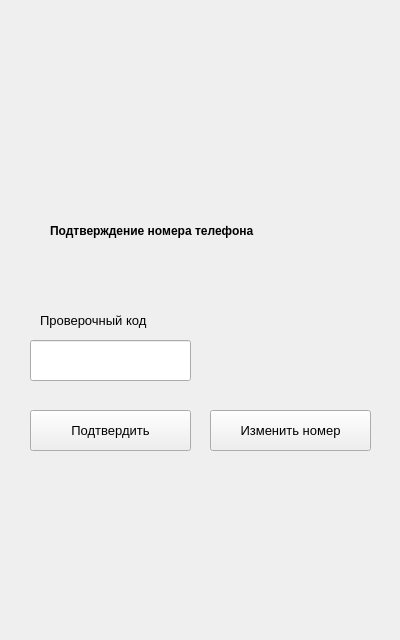
<?xml version="1.0" encoding="UTF-8"?>
<ui version="4.0">
 <class>Sms</class>
 <widget class="QWidget" name="Sms">
  <property name="geometry">
   <rect>
    <x>0</x>
    <y>0</y>
    <width>400</width>
    <height>640</height>
   </rect>
  </property>
  <property name="windowTitle">
   <string>Form</string>
  </property>
  <widget class="QPushButton" name="acceptButton">
   <property name="geometry">
    <rect>
     <x>30</x>
     <y>410</y>
     <width>161</width>
     <height>41</height>
    </rect>
   </property>
   <property name="font">
    <font>
     <pointsize>10</pointsize>
    </font>
   </property>
   <property name="text">
    <string>Подтвердить</string>
   </property>
  </widget>
  <widget class="QPushButton" name="continueButton">
   <property name="geometry">
    <rect>
     <x>210</x>
     <y>410</y>
     <width>161</width>
     <height>41</height>
    </rect>
   </property>
   <property name="font">
    <font>
     <pointsize>10</pointsize>
    </font>
   </property>
   <property name="text">
    <string>Изменить номер</string>
   </property>
  </widget>
  <widget class="QLineEdit" name="smsEdit">
   <property name="geometry">
    <rect>
     <x>30</x>
     <y>340</y>
     <width>161</width>
     <height>41</height>
    </rect>
   </property>
   <property name="font">
    <font>
     <pointsize>10</pointsize>
    </font>
   </property>
   <property name="inputMask">
    <string/>
   </property>
   <property name="text">
    <string/>
   </property>
   <property name="maxLength">
    <number>4</number>
   </property>
   <property name="cursorPosition">
    <number>0</number>
   </property>
   <property name="alignment">
    <set>Qt::AlignCenter</set>
   </property>
  </widget>
  <widget class="QLabel" name="numberLabel">
   <property name="geometry">
    <rect>
     <x>50</x>
     <y>190</y>
     <width>291</width>
     <height>81</height>
    </rect>
   </property>
   <property name="font">
    <font>
     <pointsize>9</pointsize>
     <weight>75</weight>
     <bold>true</bold>
    </font>
   </property>
   <property name="text">
    <string>Подтверждение номера телефона</string>
   </property>
  </widget>
  <widget class="QLabel" name="label_2">
   <property name="geometry">
    <rect>
     <x>40</x>
     <y>310</y>
     <width>141</width>
     <height>21</height>
    </rect>
   </property>
   <property name="font">
    <font>
     <pointsize>10</pointsize>
    </font>
   </property>
   <property name="text">
    <string>Проверочный код</string>
   </property>
  </widget>
  <widget class="QLabel" name="errorLabel">
   <property name="geometry">
    <rect>
     <x>30</x>
     <y>380</y>
     <width>191</width>
     <height>20</height>
    </rect>
   </property>
   <property name="font">
    <font>
     <underline>true</underline>
    </font>
   </property>
   <property name="text">
    <string/>
   </property>
  </widget>
 </widget>
 <resources/>
 <connections/>
</ui>
